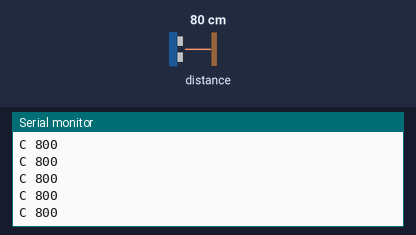
Bench run of a sketch on a simulated Arduino Uno, built with avr-gcc and run on an emulated ATmega328P. Parts: the last lines printed to the serial monitor. The test bench sets the inputs (shaded band); at power-on: distance to the obstacle 80 cm.

Above: at 2.3 s.
2.4 s: distance to the obstacle set to 2 cm
At 3.3 s:
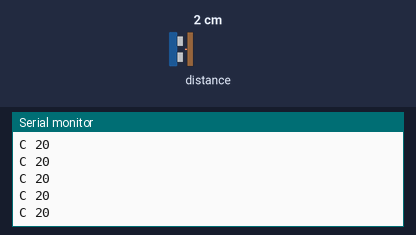
3.9 s: distance to the obstacle set to 4 cm
At 4.7 s:
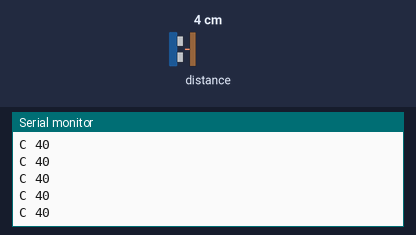
Timing chart, 0 to 6.9 s (numbered marks = the images above; inputs shaded):
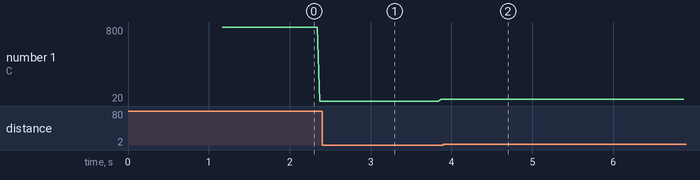

Measured:
- after the input at 2.4 s, the serial monitor: prints a new line at once (image 1)
- after the input at 3.9 s, the serial monitor: prints a new line at once (image 2)
- plotted number 1: 20 → 40 after the input at 2.4 s

The sketch:

code.ino
```cpp
#include <Wire.h>
#include "Adafruit_VL53L0X.h"

Adafruit_VL53L0X lox;

void setup() {
  Serial.begin(9600);
  if (!lox.begin()) {
    Serial.println("init failed");
    while (1) delay(10);
  }
  lox.setMeasurementTimingBudgetMicroSeconds(200000);

  for (int i = 0; i < 5; i++) {
    VL53L0X_RangingMeasurementData_t m;
    lox.rangingTest(&m, false);
    if (m.RangeStatus != 4) {
      Serial.print("S ");
      Serial.print(m.RangeMilliMeter);
      Serial.println(" mm");
    } else {
      Serial.println("S out of range");
    }
    delay(200);
  }

  lox.startRangeContinuous(300);
}

void loop() {
  if (lox.isRangeComplete()) {
    Serial.print("C ");
    Serial.println(lox.readRangeResult());
  }
}
```
